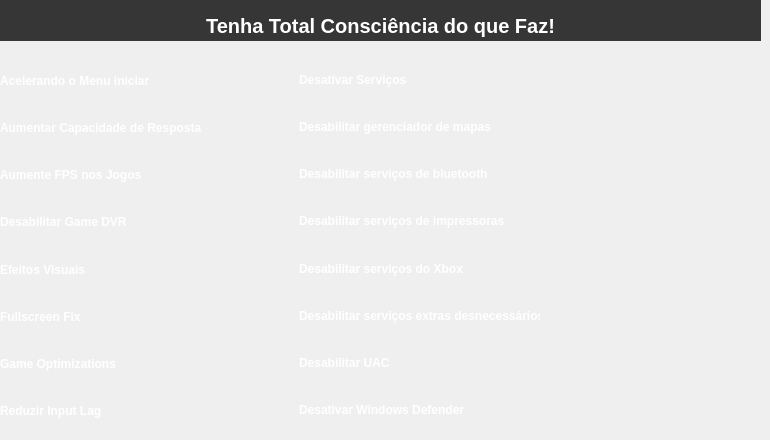
    <widget class="QWidget" name="page">
     <widget class="QWidget" name="widget_15" native="true">
      <property name="geometry">
       <rect>
        <x>0</x>
        <y>0</y>
        <width>761</width>
        <height>431</height>
       </rect>
      </property>
      <widget class="QWidget" name="widget_16" native="true">
       <property name="geometry">
        <rect>
         <x>0</x>
         <y>0</y>
         <width>771</width>
         <height>41</height>
        </rect>
       </property>
       <property name="styleSheet">
        <string notr="true">background-color: 	#363636</string>
       </property>
       <widget class="QLabel" name="label_25">
        <property name="geometry">
         <rect>
          <x>0</x>
          <y>10</y>
          <width>761</width>
          <height>31</height>
         </rect>
        </property>
        <property name="font">
         <font>
          <pointsize>15</pointsize>
          <bold>true</bold>
         </font>
        </property>
        <property name="styleSheet">
         <string notr="true">color:white;</string>
        </property>
        <property name="text">
         <string>Tenha Total Consciência do que Faz!</string>
        </property>
        <property name="alignment">
         <set>Qt::AlignCenter</set>
        </property>
       </widget>
      </widget>
      <widget class="QWidget" name="widget_17" native="true">
       <property name="geometry">
        <rect>
         <x>0</x>
         <y>60</y>
         <width>211</width>
         <height>371</height>
        </rect>
       </property>
       <property name="font">
        <font>
         <bold>false</bold>
        </font>
       </property>
       <property name="styleSheet">
        <string notr="true">color:white;</string>
       </property>
       <layout class="QVBoxLayout" name="verticalLayout">
        <item>
         <widget class="QLabel" name="label_26">
          <property name="font">
           <font>
            <bold>true</bold>
           </font>
          </property>
          <property name="text">
           <string>Acelerando o Menu iniciar</string>
          </property>
         </widget>
        </item>
        <item>
         <widget class="QLabel" name="label_27">
          <property name="font">
           <font>
            <bold>true</bold>
           </font>
          </property>
          <property name="text">
           <string>Aumentar Capacidade de Resposta</string>
          </property>
         </widget>
        </item>
        <item>
         <widget class="QLabel" name="label_28">
          <property name="font">
           <font>
            <bold>true</bold>
           </font>
          </property>
          <property name="text">
           <string>Aumente FPS nos Jogos</string>
          </property>
         </widget>
        </item>
        <item>
         <widget class="QLabel" name="label_29">
          <property name="font">
           <font>
            <bold>true</bold>
           </font>
          </property>
          <property name="text">
           <string>Desabilitar Game DVR</string>
          </property>
         </widget>
        </item>
        <item>
         <widget class="QLabel" name="label_30">
          <property name="font">
           <font>
            <bold>true</bold>
           </font>
          </property>
          <property name="text">
           <string>Efeitos Visuais</string>
          </property>
         </widget>
        </item>
        <item>
         <widget class="QLabel" name="label_31">
          <property name="font">
           <font>
            <bold>true</bold>
           </font>
          </property>
          <property name="text">
           <string>Fullscreen Fix</string>
          </property>
         </widget>
        </item>
        <item>
         <widget class="QLabel" name="label_32">
          <property name="font">
           <font>
            <bold>true</bold>
           </font>
          </property>
          <property name="text">
           <string>Game Optimizations</string>
          </property>
         </widget>
        </item>
        <item>
         <widget class="QLabel" name="label_33">
          <property name="font">
           <font>
            <bold>true</bold>
           </font>
          </property>
          <property name="text">
           <string>Reduzir Input Lag</string>
          </property>
         </widget>
        </item>
       </layout>
      </widget>
      <widget class="QWidget" name="verticalLayoutWidget">
       <property name="geometry">
        <rect>
         <x>220</x>
         <y>50</y>
         <width>84</width>
         <height>391</height>
        </rect>
       </property>
       <layout class="QVBoxLayout" name="verticalLayout_2">
        <item>
         <widget class="QPushButton" name="acelerando_menu">
          <property name="styleSheet">
           <string notr="true">border:none;</string>
          </property>
          <property name="text">
           <string/>
          </property>
          <property name="icon">
           <iconset resource="resource.qrc">
            <normaloff>:/newPrefix/images/regedit.png</normaloff>:/newPrefix/images/regedit.png</iconset>
          </property>
          <property name="iconSize">
           <size>
            <width>20</width>
            <height>20</height>
           </size>
          </property>
         </widget>
        </item>
        <item>
         <widget class="QPushButton" name="aumentar_capacidade">
          <property name="styleSheet">
           <string notr="true">border:none;</string>
          </property>
          <property name="text">
           <string/>
          </property>
          <property name="icon">
           <iconset resource="resource.qrc">
            <normaloff>:/newPrefix/images/regedit.png</normaloff>:/newPrefix/images/regedit.png</iconset>
          </property>
          <property name="iconSize">
           <size>
            <width>20</width>
            <height>20</height>
           </size>
          </property>
         </widget>
        </item>
        <item>
         <widget class="QPushButton" name="aumente_fps">
          <property name="styleSheet">
           <string notr="true">border:none;</string>
          </property>
          <property name="text">
           <string/>
          </property>
          <property name="icon">
           <iconset resource="resource.qrc">
            <normaloff>:/newPrefix/images/regedit.png</normaloff>:/newPrefix/images/regedit.png</iconset>
          </property>
          <property name="iconSize">
           <size>
            <width>20</width>
            <height>20</height>
           </size>
          </property>
         </widget>
        </item>
        <item>
         <widget class="QPushButton" name="des_DVR">
          <property name="styleSheet">
           <string notr="true">border:none;</string>
          </property>
          <property name="text">
           <string/>
          </property>
          <property name="icon">
           <iconset resource="resource.qrc">
            <normaloff>:/newPrefix/images/regedit.png</normaloff>:/newPrefix/images/regedit.png</iconset>
          </property>
          <property name="iconSize">
           <size>
            <width>20</width>
            <height>20</height>
           </size>
          </property>
         </widget>
        </item>
        <item>
         <widget class="QPushButton" name="efeitos_visuais">
          <property name="styleSheet">
           <string notr="true">border:none;</string>
          </property>
          <property name="text">
           <string/>
          </property>
          <property name="icon">
           <iconset resource="resource.qrc">
            <normaloff>:/newPrefix/images/regedit.png</normaloff>:/newPrefix/images/regedit.png</iconset>
          </property>
          <property name="iconSize">
           <size>
            <width>20</width>
            <height>20</height>
           </size>
          </property>
         </widget>
        </item>
        <item>
         <widget class="QPushButton" name="full_screen_fix">
          <property name="styleSheet">
           <string notr="true">border:none;</string>
          </property>
          <property name="text">
           <string/>
          </property>
          <property name="icon">
           <iconset resource="resource.qrc">
            <normaloff>:/newPrefix/images/regedit.png</normaloff>:/newPrefix/images/regedit.png</iconset>
          </property>
          <property name="iconSize">
           <size>
            <width>20</width>
            <height>20</height>
           </size>
          </property>
         </widget>
        </item>
        <item>
         <widget class="QPushButton" name="game_optm">
          <property name="styleSheet">
           <string notr="true">border:none;</string>
          </property>
          <property name="text">
           <string/>
          </property>
          <property name="icon">
           <iconset resource="resource.qrc">
            <normaloff>:/newPrefix/images/regedit.png</normaloff>:/newPrefix/images/regedit.png</iconset>
          </property>
          <property name="iconSize">
           <size>
            <width>20</width>
            <height>20</height>
           </size>
          </property>
         </widget>
        </item>
        <item>
         <widget class="QPushButton" name="red_inp_lag">
          <property name="styleSheet">
           <string notr="true">border:none;</string>
          </property>
          <property name="text">
           <string/>
          </property>
          <property name="icon">
           <iconset resource="resource.qrc">
            <normaloff>:/newPrefix/images/regedit.png</normaloff>:/newPrefix/images/regedit.png</iconset>
          </property>
          <property name="iconSize">
           <size>
            <width>20</width>
            <height>20</height>
           </size>
          </property>
         </widget>
        </item>
       </layout>
      </widget>
      <widget class="QWidget" name="widget_18" native="true">
       <property name="geometry">
        <rect>
         <x>299</x>
         <y>59</y>
         <width>241</width>
         <height>371</height>
        </rect>
       </property>
       <property name="font">
        <font>
         <pointsize>9</pointsize>
        </font>
       </property>
       <property name="styleSheet">
        <string notr="true">color:white;</string>
       </property>
       <layout class="QVBoxLayout" name="verticalLayout_3">
        <item>
         <widget class="QLabel" name="label_36">
          <property name="font">
           <font>
            <pointsize>9</pointsize>
            <bold>true</bold>
           </font>
          </property>
          <property name="text">
           <string>Desativar Serviços</string>
          </property>
         </widget>
        </item>
        <item>
         <widget class="QLabel" name="label_37">
          <property name="font">
           <font>
            <pointsize>9</pointsize>
            <bold>true</bold>
           </font>
          </property>
          <property name="text">
           <string>Desabilitar gerenciador de mapas</string>
          </property>
         </widget>
        </item>
        <item>
         <widget class="QLabel" name="label_44">
          <property name="font">
           <font>
            <pointsize>9</pointsize>
            <bold>true</bold>
           </font>
          </property>
          <property name="text">
           <string>Desabilitar serviços de bluetooth</string>
          </property>
         </widget>
        </item>
        <item>
         <widget class="QLabel" name="label_40">
          <property name="font">
           <font>
            <pointsize>9</pointsize>
            <bold>true</bold>
           </font>
          </property>
          <property name="text">
           <string>Desabilitar serviços de impressoras</string>
          </property>
         </widget>
        </item>
        <item>
         <widget class="QLabel" name="label_38">
          <property name="font">
           <font>
            <pointsize>9</pointsize>
            <bold>true</bold>
           </font>
          </property>
          <property name="text">
           <string>Desabilitar serviços do Xbox</string>
          </property>
         </widget>
        </item>
        <item>
         <widget class="QLabel" name="label_41">
          <property name="font">
           <font>
            <pointsize>9</pointsize>
            <bold>true</bold>
           </font>
          </property>
          <property name="text">
           <string>Desabilitar serviços extras desnecessários</string>
          </property>
         </widget>
        </item>
        <item>
         <widget class="QLabel" name="label_39">
          <property name="font">
           <font>
            <pointsize>9</pointsize>
            <bold>true</bold>
           </font>
          </property>
          <property name="text">
           <string>Desabilitar UAC</string>
          </property>
         </widget>
        </item>
        <item>
         <widget class="QLabel" name="label_42">
          <property name="font">
           <font>
            <pointsize>9</pointsize>
            <bold>true</bold>
           </font>
          </property>
          <property name="text">
           <string>Desativar Windows Defender</string>
          </property>
         </widget>
        </item>
       </layout>
      </widget>
      <widget class="QWidget" name="verticalLayoutWidget_2">
       <property name="geometry">
        <rect>
         <x>550</x>
         <y>110</y>
         <width>77</width>
         <height>321</height>
        </rect>
       </property>
       <layout class="QVBoxLayout" name="verticalLayout_4">
        <item>
         <widget class="QPushButton" name="des_maps">
          <property name="styleSheet">
           <string notr="true">border:none;</string>
          </property>
          <property name="text">
           <string/>
          </property>
          <property name="icon">
           <iconset resource="resource.qrc">
            <normaloff>:/newPrefix/images/regedit.png</normaloff>:/newPrefix/images/regedit.png</iconset>
          </property>
          <property name="iconSize">
           <size>
            <width>20</width>
            <height>20</height>
           </size>
          </property>
         </widget>
        </item>
        <item>
         <widget class="QPushButton" name="des_blue">
          <property name="styleSheet">
           <string notr="true">border:none;</string>
          </property>
          <property name="text">
           <string/>
          </property>
          <property name="icon">
           <iconset resource="resource.qrc">
            <normaloff>:/newPrefix/images/regedit.png</normaloff>:/newPrefix/images/regedit.png</iconset>
          </property>
          <property name="iconSize">
           <size>
            <width>20</width>
            <height>20</height>
           </size>
          </property>
         </widget>
        </item>
        <item>
         <widget class="QPushButton" name="des_impre">
          <property name="styleSheet">
           <string notr="true">border:none;</string>
          </property>
          <property name="text">
           <string/>
          </property>
          <property name="icon">
           <iconset resource="resource.qrc">
            <normaloff>:/newPrefix/images/regedit.png</normaloff>:/newPrefix/images/regedit.png</iconset>
          </property>
          <property name="iconSize">
           <size>
            <width>20</width>
            <height>20</height>
           </size>
          </property>
         </widget>
        </item>
        <item>
         <widget class="QPushButton" name="des_xbox">
          <property name="styleSheet">
           <string notr="true">border:none;</string>
          </property>
          <property name="text">
           <string/>
          </property>
          <property name="icon">
           <iconset resource="resource.qrc">
            <normaloff>:/newPrefix/images/regedit.png</normaloff>:/newPrefix/images/regedit.png</iconset>
          </property>
          <property name="iconSize">
           <size>
            <width>20</width>
            <height>20</height>
           </size>
          </property>
         </widget>
        </item>
        <item>
         <widget class="QPushButton" name="des_extr_desn">
          <property name="styleSheet">
           <string notr="true">border:none;</string>
          </property>
          <property name="text">
           <string/>
          </property>
          <property name="icon">
           <iconset resource="resource.qrc">
            <normaloff>:/newPrefix/images/regedit.png</normaloff>:/newPrefix/images/regedit.png</iconset>
          </property>
          <property name="iconSize">
           <size>
            <width>20</width>
            <height>20</height>
           </size>
          </property>
         </widget>
        </item>
        <item>
         <widget class="QPushButton" name="des_uac">
          <property name="styleSheet">
           <string notr="true">border:none;</string>
          </property>
          <property name="text">
           <string/>
          </property>
          <property name="icon">
           <iconset resource="resource.qrc">
            <normaloff>:/newPrefix/images/regedit.png</normaloff>:/newPrefix/images/regedit.png</iconset>
          </property>
          <property name="iconSize">
           <size>
            <width>20</width>
            <height>20</height>
           </size>
          </property>
         </widget>
        </item>
        <item>
         <widget class="QPushButton" name="des_windef">
          <property name="styleSheet">
           <string notr="true">border:none;</string>
          </property>
          <property name="text">
           <string/>
          </property>
          <property name="icon">
           <iconset resource="resource.qrc">
            <normaloff>:/newPrefix/images/regedit.png</normaloff>:/newPrefix/images/regedit.png</iconset>
          </property>
          <property name="iconSize">
           <size>
            <width>20</width>
            <height>20</height>
           </size>
          </property>
         </widget>
        </item>
       </layout>
      </widget>
     </widget>
    </widget>
